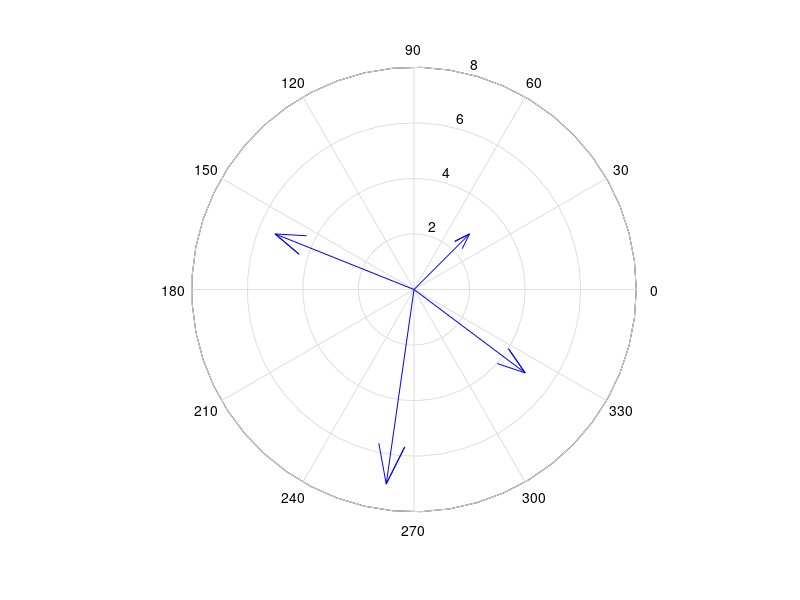
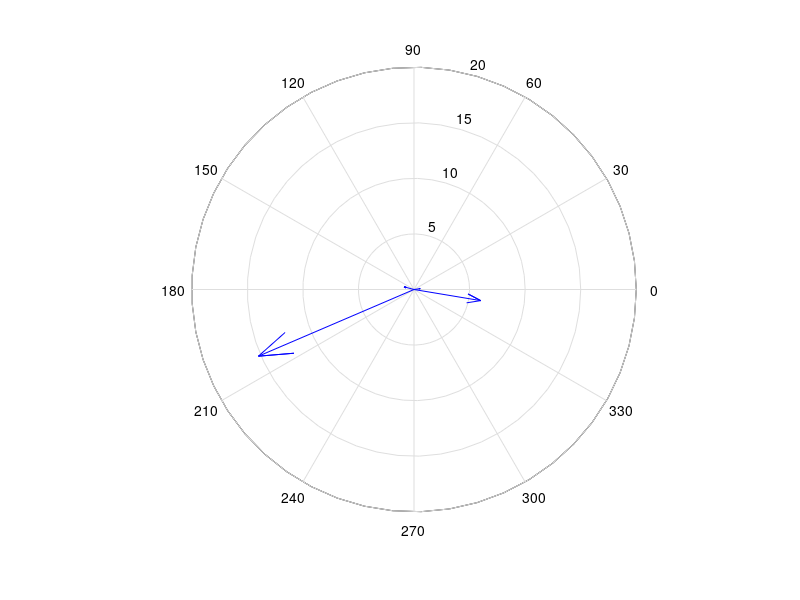

The MATLAB source for these figures, in order:
clear
home
close all

% Komplexe Zahlen graphish stellen
% Geben Betrag und Phasenwinkel
% Berechnen verschiedene Werten mit Komp.Zahlen

% Gegen sind:
z1 = 2.0 + j * 2.0;
z2 = 4.0 - j * 3.0;
z3 = -5.0 + j * 2.0;
z4 = -1.0 - j * 7.0;

% Zeichen
compass([z1, z2, z3, z4])

% Betrag berechnen fur jeden komplexe Zahl
z1b = abs (z1)
z2b = abs (z2)
z3b = abs (z3)
z4b = abs (z4)

% Phasenwinkel berechnen
z1p = angle(z1)
z2p = angle(z2)
z3p = angle(z3)
z4p = angle(z4)

% a) Komplexe Zahlen addieren
za = z1 + z2
zab = abs (za);
zap = angle(za)*(360/(2*pi));

% b)
zb = z1 * z3
zbb = abs (zb);
zbp = angle(zb)*(360/(2*pi));

% c)
zc = z2 / z3
zcb = abs (zc);
zcp = angle(zc)*(360/(2*pi));

% d)
zd = z1 * (z2 + z3) / z4
zdb = abs (zd);
zdp = angle(zd)*(360/(2*pi));

figure(2)
compass([za,zb,zc,zd])


% Zeigen Zahlen in der Eurelichen Form
% zaEurl = 6.08*e^-9,46
% zbEurl = 15,23*e^156,80
% zcEur = 0,92*e^164,93
% zdEurl = 0,56*e^8,13



